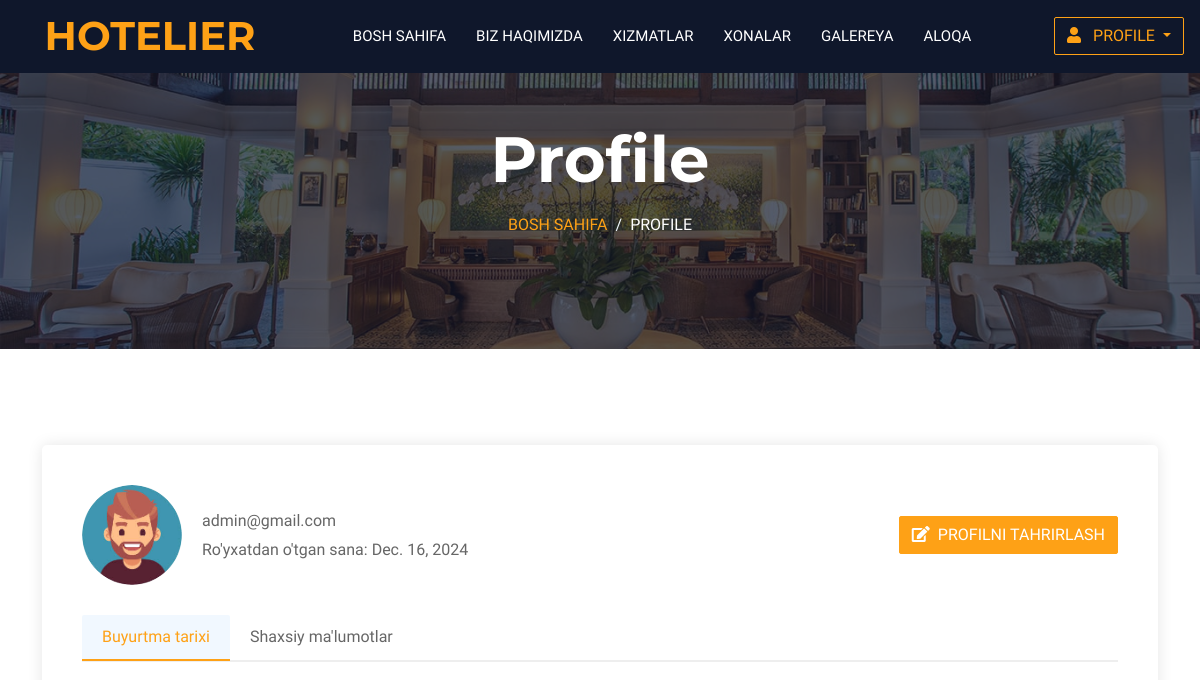
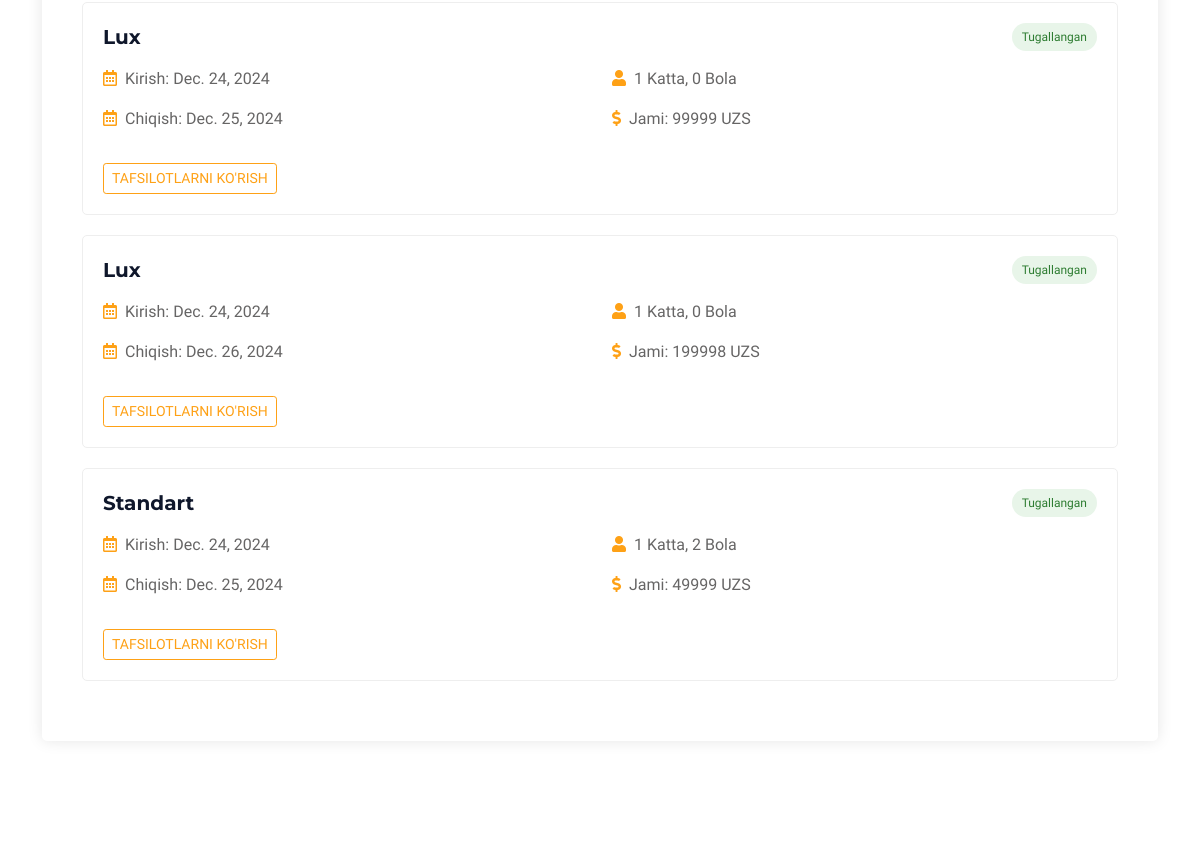
Page /users/profile/ (signed in, upper part) on the earlier database version (2 pictures, top to bottom).
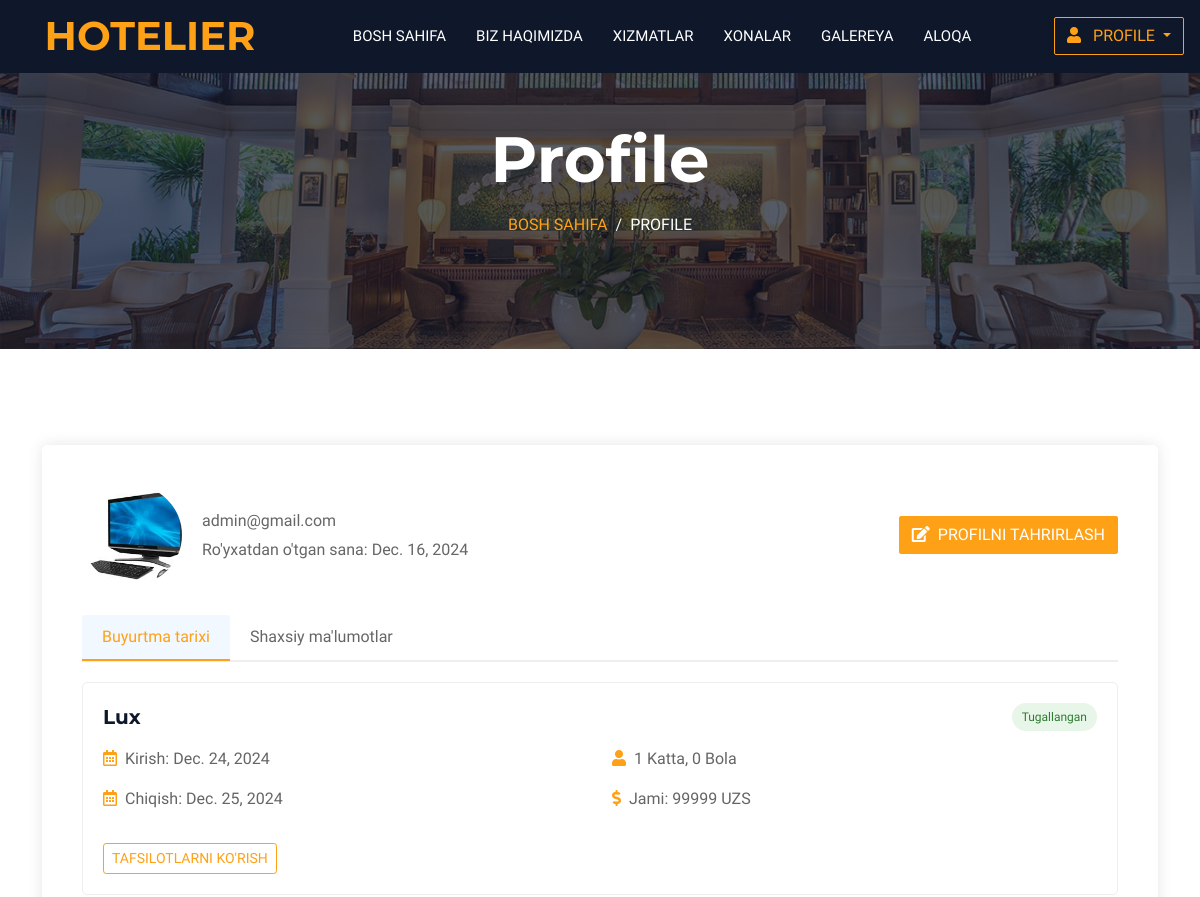
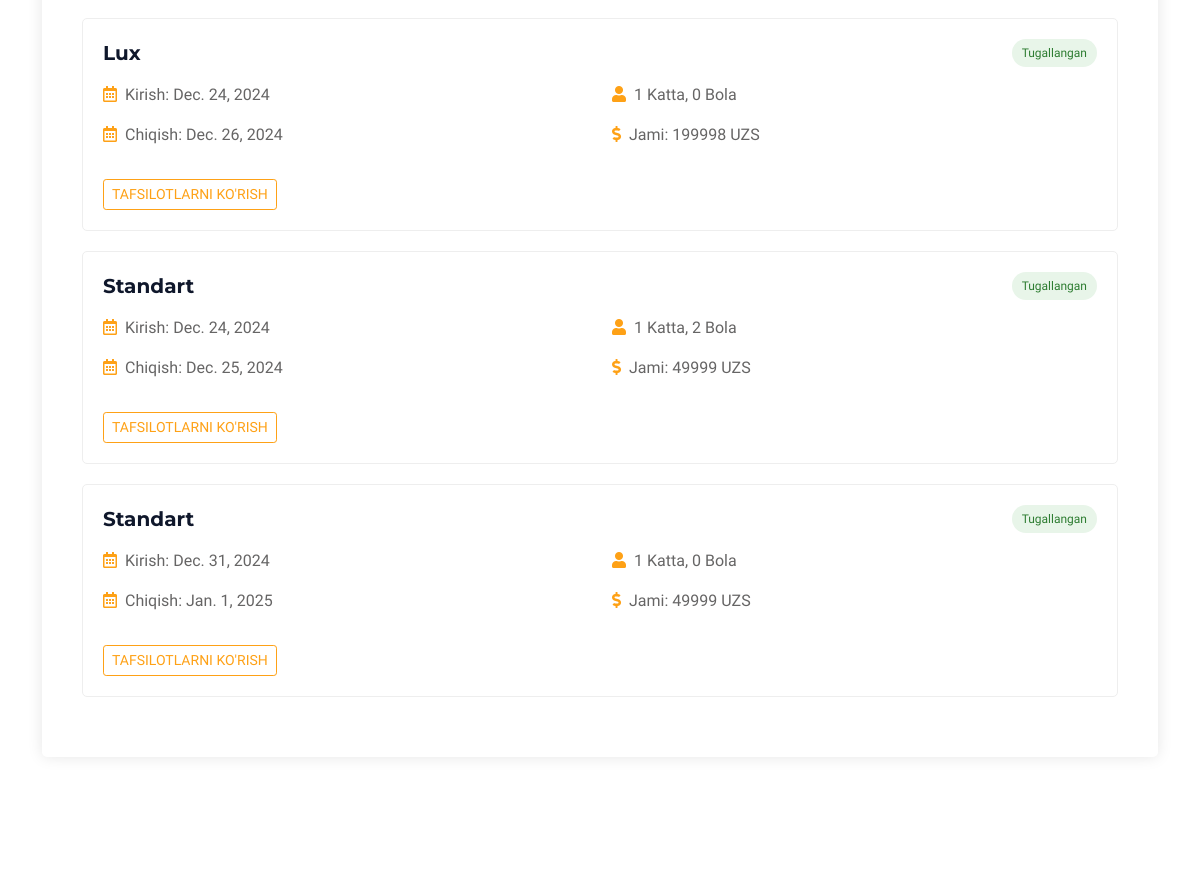
Same page on the later database version (2 pictures, top to bottom).
### users/models.py (models this page shows, shortened)
class CustomUser(AbstractUser):
    image = models.FileField(upload_to='images/')
    phone_number = models.CharField(max_length=35, blank=True, null=True)

### hotel/models.py (models this page shows, shortened)
class Order(models.Model):
    user = models.ForeignKey(CustomUser, on_delete=models.CASCADE)
    room = models.ForeignKey(Room, on_delete=models.CASCADE)
    booking_date = models.DateField(auto_now_add=True)
    checkin_date = models.DateField()
    checkout_date = models.DateField()
    number_of_adults = models.IntegerField()
    number_of_children = models.IntegerField()
    total_price = models.PositiveIntegerField()
    order_id = generate_order_id()
    def room_detail(self):
        return self.room

class Room(models.Model):
    number = models.CharField(max_length=10, unique=True)
    room_type = models.CharField(max_length=50, choices=ROOM_TYPE)
    adults = models.IntegerField()
    children = models.IntegerField()
    beds = models.IntegerField()
    price_per_night = models.PositiveIntegerField()
    is_available = models.BooleanField(default=True)

### users/views.py (the view)
# urls.py: path('profile/', views.profile, name='profile'),
def profile(request):
    if request.user.is_authenticated:
        user = request.user
        orders = Order.objects.filter(user=user.id)
        today = datetime.now()
        if request.method == 'POST':
            user_form = CustomUserEditForm(request.POST, request.FILES, instance=user)
            if user_form.is_valid():
                user_form.save()
                return redirect('profile')
        else:
            user_form = CustomUserEditForm(instance=user)
        context = {
            'user': user,
            'orders': orders,
            'today': today.date(),
        }
        return render(request, 'users/profile.html', context)
    else:
        return redirect('login')

### templates/users/profile.html (shortened to what this page needs)
{% extends 'base.html' %}
{% load static %}
{% block content %}
    <div class="container-fluid page-header mb-5 p-0" style="background-image: url({% static 'img/carousel-1.jpg' %});">
        <div class="container-fluid page-header-inner py-5">
            <div class="container text-center pb-5">
                <h1 class="display-3 text-white mb-3 animated slideInDown">Profile</h1>
                <nav aria-label="breadcrumb">
                    <ol class="breadcrumb justify-content-center text-uppercase">
                        <li class="breadcrumb-item"><a href="#">Bosh sahifa</a></li>
                        <li class="breadcrumb-item text-white active" aria-current="page">Profile</li>
                    </ol>
                </nav>
            </div>
        </div>
    </div>
    <div class="container-xxl py-5">
        <div class="container">
            <div class="profile-container wow fadeInUp" data-wow-delay="0.1s">
                <div class="profile-header">
                    <div class="profile-avatar">
                        {% if user.image == '2000' %}
                            <img src="{% static 'img/user-avatar.jpeg' %}" alt="Foydalanuvchi Avatar">
                        {% else %}
                            <img src="{{ user.image.url }}" alt="Foydalanuvchi ">
                        {% endif %}
                    </div>
                    <div class="profile-info">
                        <p>{{ user.email }}</p>
                        <p>Ro'yxatdan o'tgan sana: {{ user.date_joined.date }}</p>
                    </div>
                    <button class="btn btn-primary edit-profile-btn" data-bs-toggle="modal" data-bs-target="#editProfileModal">
                        <i class="fas fa-edit me-2"></i>Profilni tahrirlash
                    </button>
                </div>
                <ul class="nav nav-tabs" id="profileTabs" role="tablist">
                    <li class="nav-item" role="presentation">
                        <button class="nav-link active" id="bookings-tab" data-bs-toggle="tab" data-bs-target="#bookings" type="button" role="tab">
                            Buyurtma tarixi
                        </button>
                    </li>
                    <li class="nav-item" role="presentation">
                        <button class="nav-link" id="personal-tab" data-bs-toggle="tab" data-bs-target="#personal" type="button" role="tab">
                            Shaxsiy ma'lumotlar
                        </button>
                    </li>
                </ul>
                <div class="tab-content" id="profileTabsContent">
                    <div class="tab-pane fade show active" id="bookings" role="tabpanel">
                        <div class="booking-history">
                             {% if orders %}
                                {% for order in orders %}
                                    <div class="booking-card">
                                        <div class="d-flex justify-content-between align-items-center mb-3">
                                            <h5 class="mb-0">{{ order.room_detail.room_type|title }}</h5>
                                            {% if today >= order.checkin_date and today <= order.checkout_date %}
                                                <span class="booking-status status-processing">Jarayonda</span>
                                            {% elif today < order.checkin_date %}
                                                <span class="booking-status status-upcoming">Kutilmoqda</span>
                                            {% else %}
                                                <span class="booking-status status-completed">Tugallangan</span>
                                            {% endif %}
                                        </div>
                                        <div class="row">
                                            <div class="col-md-6">
                                                <p><i class="far fa-calendar-alt text-primary me-2"></i>Kirish: {{ order.checkin_date }}</p>
                                                <p><i class="far fa-calendar-alt text-primary me-2"></i>Chiqish: {{ order.checkout_date }}</p>
                                            </div>
                                            <div class="col-md-6">
                                                <p><i class="fas fa-user text-primary me-2"></i>{{ order.number_of_adults }} Katta, {{ order.number_of_children }} Bola</p>
                                                <p><i class="fas fa-dollar-sign text-primary me-2"></i>Jami: {{ order.total_price }} UZS</p>
                                            </div>
                                        </div>
                                        <div class="mt-3">
                                            {% if today >= order.checkin_date and today <= order.checkout_date %}
                                                <a class="btn btn-sm btn-outline-primary me-2" href="{% url 'room_detail' order.room.id %}">Tafsilotlarni ko'rish</a>
                                                <a href="{% url 'profile_delete' order.id %}" class="btn btn-sm btn-outline-danger">Buyurtmani bekor qilish</a>
                                            {% else %}
                                                <a class="btn btn-sm btn-outline-primary me-2"  href="{% url 'room_detail' order.room.id %}">Tafsilotlarni ko'rish</a>
                                            {% endif %}
                                        </div>
                                    </div>
                                {% endfor %}
                             {% else %}
                                <p>Sizda hali buyurtmalar mavjud emas!</p>
                             {% endif %}
                        </div>
                    </div>
                </div>
            </div>
        </div>
    </div>
        {% endblock content %}

### templates/base.html (shortened to what this page needs)
{% load static %}
<!DOCTYPE html>
<html lang="uz">
<head>
    {% block style %}
    <link href="https://cdnjs.cloudflare.com/ajax/libs/font-awesome/5.10.0/css/all.min.css" rel="stylesheet">
    <link href="https://cdn.jsdelivr.net/npm/bootstrap-icons@1.4.1/font/bootstrap-icons.css" rel="stylesheet">
    <link href="lib/animate/animate.min.css" rel="stylesheet">
    <link href="lib/owlcarousel/assets/owl.carousel.min.css" rel="stylesheet">
    <link href="lib/tempusdominus/css/tempusdominus-bootstrap-4.min.css" rel="stylesheet" />
    <link href="lib/lightbox/css/lightbox.min.css" rel="stylesheet">
    <link href="{% static 'css/bootstrap.min.css' %}" rel="stylesheet">
    <link href="{% static 'css/style.css' %}" rel="stylesheet">
    {% endblock %}
</head>
<body>
    <div class="container-xxl bg-white p-0">
        <div class="container-fluid bg-dark px-0">
            <div class="row gx-0">
                <div class="col-lg-3 bg-dark d-none d-lg-block">
                    <a href="{% url 'home' %}" class="navbar-brand w-100 h-100 m-0 p-0 d-flex align-items-center justify-content-center">
                        <h1 class="m-0 text-primary text-uppercase">Hotelier</h1>
                    </a>
                </div>
                <div class="col-lg-9">
                    <nav class="navbar navbar-expand-lg bg-dark navbar-dark p-3 p-lg-0">
                        <div class="collapse navbar-collapse justify-content-between" id="navbarCollapse">
                            <div class="navbar-nav mx-auto py-0">
                                {% if request.path == '/' %}
                                    <a href="{% url 'home' %}" class="nav-item nav-link active">Bosh sahifa</a>
                                    <a href="{% url 'about' %}" class="nav-item nav-link">Biz haqimizda</a>
                                    <a href="{% url 'service' %}" class="nav-item nav-link">Xizmatlar</a>
                                    <a href="{% url 'room_list' %}" class="nav-item nav-link">Xonalar</a>
                                    <a href="{% url 'gallery' %}" class="nav-item nav-link">Galereya</a>
                                    <a href="{% url 'contact' %}" class="nav-item nav-link">Aloqa</a>
                                    {% else %}
                                    <a href="{% url 'home' %}" class="nav-item nav-link">Bosh sahifa</a>
                                    <a href="{% url 'about' %}" class="nav-item nav-link">Biz haqimizda</a>
                                    <a href="{% url 'service' %}" class="nav-item nav-link">Xizmatlar</a>
                                    <a href="{% url 'room_list' %}" class="nav-item nav-link">Xonalar</a>
                                    <a href="{% url 'gallery' %}" class="nav-item nav-link">Galereya</a>
                                    <a href="{% url 'contact' %}" class="nav-item nav-link">Aloqa</a>
                                    {% endif %}
                            </div>
                            <div class="d-flex">
                                {% if user.is_authenticated %}
                                    <div class="dropdown">
                                        <button class="btn btn-outline-primary dropdown-toggle me-3" type="button" id="dropdownMenuButton" data-bs-toggle="dropdown" aria-expanded="false">
                                            <i class="fas fa-user me-2"></i> Profile
                                        </button>
                                    </div>
                                {% else %}
                                    <a href="{% url 'login' %}" class="btn btn-primary py-2 px-3 me-3">
                                        <i class="fas fa-user me-2"></i>Kirish
                                    </a>
                                {% endif %}
                            </div>
                        </div>
                    </nav>
                </div>
            </div>
        </div>
        {% block content %}
        {% endblock content %}
    </div>
</body>
</html>

### static/css/style.css (style rules this page uses)
:root { --primary: #FEA116; --light: #F1F8FF; --dark: #0F172B; }
.btn { font-weight: 500; text-transform: uppercase; transition: .5s; }
.btn.btn-primary, .btn.btn-secondary { color: #FFFFFF; }
.navbar-dark .navbar-nav .nav-link { margin-right: 30px; padding: 25px 0; color: #FFFFFF; font-size: 15px; text-transform: uppercase; outline: none; }
.page-header { background-position: center center; background-repeat: no-repeat; background-size: cover; }
.page-header-inner { background: rgba(15, 23, 43, .7); }
.breadcrumb-item + .breadcrumb-item::before { color: var(--light); }
.navbar-nav { margin-right: 3rem; }
.profile-container { background: #fff; padding: 40px; border-radius: 5px; box-shadow: 0 0 15px rgba(0,0,0,0.1); margin-bottom: 30px; }
.profile-header { display: flex; align-items: center; margin-bottom: 30px; }
.profile-avatar { width: 100px; height: 100px; border-radius: 50%; overflow: hidden; margin-right: 20px; }
.profile-avatar img { width: 100%; height: 100%; object-fit: cover; }
.profile-info p { margin: 5px 0; color: #666; }
.nav-tabs { margin-bottom: 20px; border-bottom: 2px solid #eee; }
.nav-tabs .nav-link { border: none; color: #666; font-weight: 500; padding: 10px 20px; }
.nav-tabs .nav-link.active { color: var(--primary); border-bottom: 2px solid var(--primary); }
.booking-history { margin-top: 20px; }
.booking-card { border: 1px solid #eee; border-radius: 5px; padding: 20px; margin-bottom: 20px; }
.booking-status { padding: 5px 10px; border-radius: 20px; font-size: 12px; font-weight: 500; }
.status-completed { background: #e8f5e9; color: #2e7d32; }
.edit-profile-btn { margin-left: auto; }

Differences in the rows shown:
changed CustomUser "admin@gmail.com": image: picture added
added Order: room_detail.room_type "Standart", shows "Tugallangan", checkin_date "Dec. 31, 2024", checkout_date "Jan. 1, 2025", number_of_adults "1", number_of_children "0", total_price "49999", shows "TAFSILOTLARNI KO'RISH"
